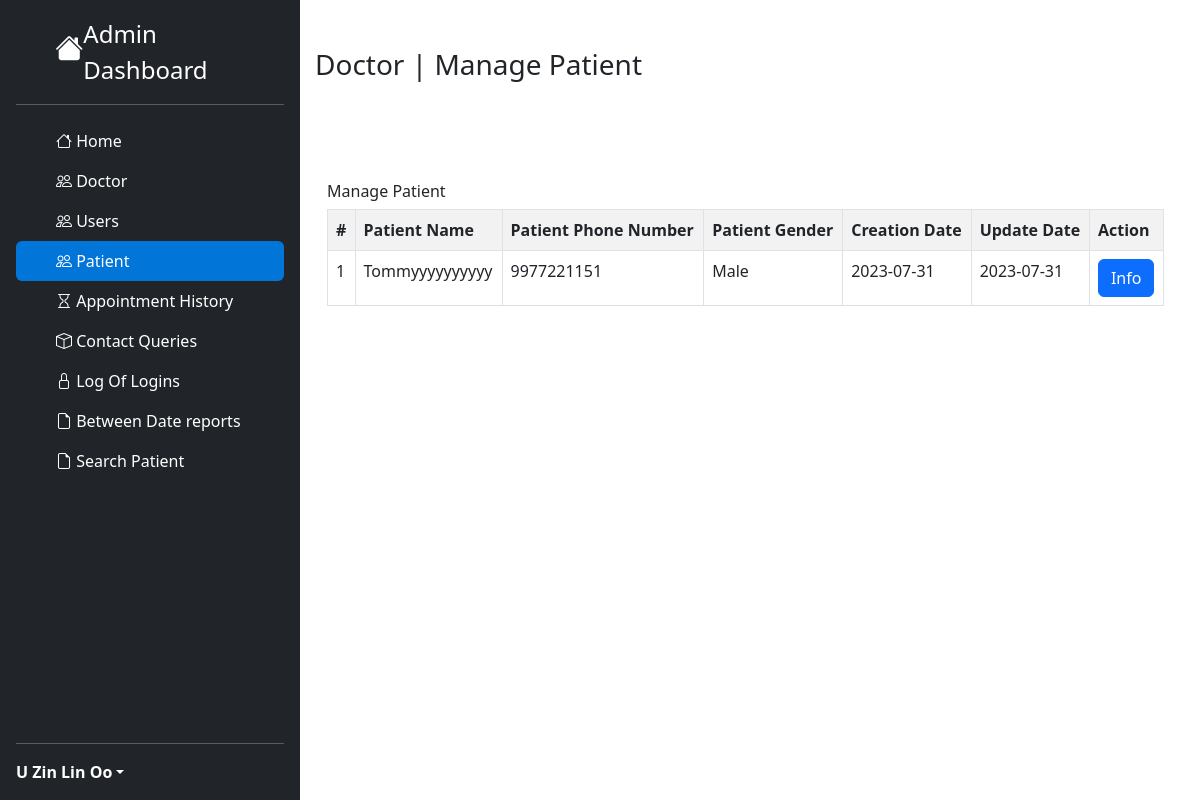
The app's page /admin/patientmanage.php (signed in) with its own data.
### tables this page shows
CREATE TABLE `doctors` (
  `id` int(11) NOT NULL,
  `specialization` int(11) NOT NULL,
  `name` varchar(255) NOT NULL,
  `address` varchar(255) NOT NULL,
  `fees` int(11) NOT NULL,
  `contactno` bigint(15) NOT NULL,
  `email` varchar(255) NOT NULL,
  `password` varchar(255) NOT NULL,
  `createDate` date NOT NULL DEFAULT current_timestamp(),
  `updateDate` date NOT NULL DEFAULT current_timestamp()
);

CREATE TABLE `patients` (
  `id` int(11) NOT NULL,
  `name` varchar(255) NOT NULL,
  `phone` bigint(15) NOT NULL,
  `email` varchar(255) NOT NULL,
  `gender` varchar(255) NOT NULL,
  `address` varchar(255) NOT NULL,
  `age` int(3) NOT NULL,
  `medical_history` text NOT NULL,
  `doctor_id` int(11) NOT NULL,
  `createDate` date NOT NULL DEFAULT current_timestamp(),
  `updateDate` date NOT NULL DEFAULT current_timestamp()
);

### Controller/queries.ctr.php (called while the page is built, shortened)
<?php
require 'connecttodb.pdo.php';
class queries
{
  public function selectall($table)
  {
    global $pdo;
    $stmt = $pdo->prepare("SELECT * FROM $table");
    $stmt->execute();
    return $stmt->fetchall();
  }
  public function select($table, $id)
  {
    global $pdo;
    $stmt = $pdo->prepare("SELECT * FROM $table WHERE id=$id");
    $stmt->execute();
    return $stmt->fetch(PDO::FETCH_ASSOC);
  }
}
?>

### admin/patientmanage.php (the view, shortened to what this page needs)
<?php
include '../Resources/bootstrap.res.php';
include '../Controller/queries.ctr.php';
$query = new queries();
?>
<!DOCTYPE html>
<html lang="en" dir="ltr">
  <head>
  </head>
  <body>
    <?php
    $patientdatas = $query->selectall('patients');
    ?>
    <div class="row" style="margin: 0px !important; margin-left: -12px !important;">
      <div class="col-3">
        <?php
        include 'sidebar.php';
        ?>
      </div>
      <div class="col-9">
        <div class="container mt-5">
          <h3>Doctor | Manage Patient</h3>
          <div class="container" style="margin-top:100px;">
            <h6>Manage Patient</h6>
            <table class="table table-striped table-bordered table-hover">
              <tr>
                <th>#</th>
                <th>Patient Name</th>
                <th>Patient Phone Number</th>
                <th>Patient Gender</th>
                <th>Creation Date</th>
                <th>Update Date</th>
                <th>Action</th>
              </tr>
              <?php
              foreach ($patientdatas as $patientdata) {
                ?>
              <tr>
                <td><?php echo $patientdata['id']; ?></td>
                <td><?php echo $patientdata['name']; ?></td>
                <td><?php echo $patientdata['phone']; ?></td>
                <td><?php echo $patientdata['gender']; ?></td>
                <td><?php echo $patientdata['createDate']; ?></td>
                <td><?php echo $patientdata['updateDate']; ?></td>
                <td>
                  <a href="patientinfo.php?patientid=<?php echo $patientdata['id']; ?>" class="btn btn-primary">Info</a>
                </td>
              </tr>
              <?php
            }
            ?>
            </table>
          </div>
        </div>
      </div>
    </div>
  </body>
</html>

### admin/sidebar.php (shortened to what this page needs)
<div class="d-flex flex-column flex-shrink-0 p-3 text-white bg-dark" style="width: 25%; height:100%; position:fixed;">
    <a href="/HospitalProgram/users/" class="d-flex align-items-center mb-3 mb-md-0 me-md-auto text-white text-decoration-none">
      <svg class="" width="40" height="32"><i class="bi bi-house-fill h3"></i></svg>
      <span class="fs-4">Admin Dashboard</span>
    </a>
    <hr>
    <ul class="nav nav-pills flex-column mb-auto">
      <li class="nav-item">
        <a href="/HospitalProgram/admin/" class="nav-link home" aria-current="page">
          <svg class="bi me-2" width="16" height="16"><i class="bi bi-house"></i> </svg>
          Home
        </a>
      </li>
      <li>
        <a href="/HospitalProgram/admin/appointmenthistory.php" class="nav-link text-white doctor" data-bs-toggle="collapse" data-bs-target="#doc-collapse" aria-expanded="true">
          <svg class="bi me-2" width="16" height="16"><i class="bi bi-people"></i></svg>
          Doctor
        </a>
      </li>
      <li>
        <a href="/HospitalProgram/admin/appointmenthistory.php" class="nav-link text-white user" data-bs-toggle="collapse" data-bs-target="#user-collapse" aria-expanded="true">
          <svg class="bi me-2" width="16" height="16"><i class="bi bi-people"></i></svg>
          Users
        </a>
      </li>
      <li>
        <a href="/HospitalProgram/admin/appointmenthistory.php" class="nav-link text-white patient" data-bs-toggle="collapse" data-bs-target="#patient-collapse" aria-expanded="true">
          <svg class="bi me-2" width="16" height="16"><i class="bi bi-people"></i></svg>
          Patient
        </a>
      </li>
      <li>
        <a href="/HospitalProgram/admin/appointmenthistory.php" class="nav-link text-white appointmenthistory">
          <svg class="bi me-2" width="16" height="16"><i class="bi bi-hourglass"></i></svg>
          Appointment History
        </a>
      </li>
      <li>
        <a href="/HospitalProgram/admin/message.php" class="nav-link text-white message" data-bs-toggle="collapse" data-bs-target="#queires-collapse" aria-expanded="true">
          <svg class="bi me-2" width="16" height="16"><i class="bi bi-box"></i></svg>
          Contact Queries
        </a>
      </li>
      <li>
        <a href="/HospitalProgram/admin/message.php" class="nav-link text-white loginlog" data-bs-toggle="collapse" data-bs-target="#lock-collapse" aria-expanded="true">
          <svg class="bi me-2" width="16" height="16"><i class="bi bi-lock"></i></svg>
          Log Of Logins
        </a>
      </li>
      <li>
        <a href="/HospitalProgram/admin/bwreport.php" class="nav-link text-white betweendatereport">
          <svg class="bi me-2" width="16" height="16"><i class="bi bi-file-earmark"></i></svg>
          Between Date reports
        </a>
      </li>
      <li>
        <a href="/HospitalProgram/admin/searchpatient.php" class="nav-link text-white patientsearch">
          <svg class="bi me-2" width="16" height="16"><i class="bi bi-file-earmark"></i></svg>
          Search Patient
        </a>
      </li>
    </ul>
    <hr>
    <div class="dropdown">
      <a href="#" class="d-flex align-items-center text-white text-decoration-none dropdown-toggle" id="dropdownUser1" data-bs-toggle="dropdown" aria-expanded="false">
        <?php
        $id = $_SESSION['userid'];
        $doctordatadata = $query->select('doctors', $id);
        ?>
        <strong><?php echo $doctordatadata['name']; ?></strong>
      </a>
    </div>
  </div>

### admin/patientmanage.php (style rules this page uses)
.home { color: white !important; }
.patient { background-color: #0275d8 !important; }

### records on screen
doctors: name "U Zin Lin Oo"
patients: id "1", name "Tommyyyyyyyyyy", phone "9977221151", gender "Male", createDate "2023-07-31", updateDate "2023-07-31"
